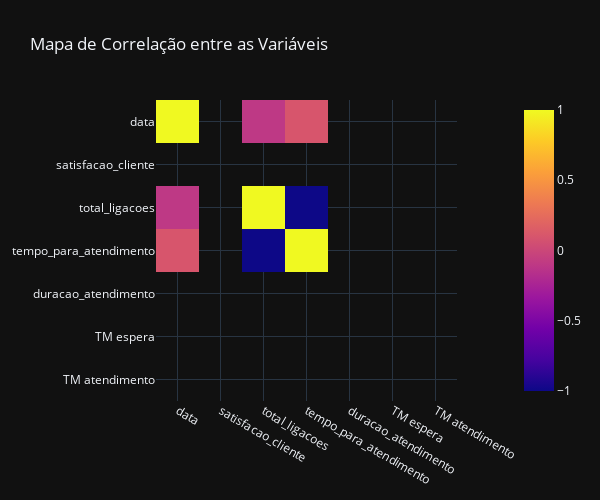

Notebook source saved alongside this figure:
### Code cell
px.imshow(df_plot.corr(), zmin=-1, zmax=1, width=600, height=500,
          title='Mapa de Correlação entre as Variáveis')

### Figure 1 — Plotly figure (JSON) as saved in the notebook; plotly's stock layout.template omitted (floating-point values rounded to 4 significant figures)
{"data": [{"coloraxis": "coloraxis", "name": "0", "x": ["data", "satisfacao_cliente", "total_ligacoes", "tempo_para_atendimento", "duracao_atendimento", "TM espera", "TM atendimento"], "y": ["data", "satisfacao_cliente", "total_ligacoes", "tempo_para_atendimento", "duracao_atendimento", "TM espera", "TM atendimento"], "z": [[1.0, NaN, -0.09883, 0.09883, NaN, NaN, NaN], [NaN, NaN, NaN, NaN, NaN, NaN, NaN], [-0.09883, NaN, 1.0, -1.0, NaN, NaN, NaN], [0.09883, NaN, -1.0, 1.0, NaN, NaN, NaN], [NaN, NaN, NaN, NaN, NaN, NaN, NaN], [NaN, NaN, NaN, NaN, NaN, NaN, NaN], [NaN, NaN, NaN, NaN, NaN, NaN, NaN]], "type": "heatmap", "xaxis": "x", "yaxis": "y", "hovertemplate": "x: %{x}<br>y: %{y}<br>color: %{z}<extra></extra>"}], "layout": {"xaxis": {"anchor": "y", "domain": [0.0, 1.0], "scaleanchor": "y", "constrain": "domain"}, "yaxis": {"anchor": "x", "domain": [0.0, 1.0], "autorange": "reversed", "constrain": "domain"}, "coloraxis": {"colorscale": [[0.0, "#0d0887"], [0.1111, "#46039f"], [0.2222, "#7201a8"], [0.3333, "#9c179e"], [0.4444, "#bd3786"], [0.5556, "#d8576b"], [0.6667, "#ed7953"], [0.7778, "#fb9f3a"], [0.8889, "#fdca26"], [1.0, "#f0f921"]], "cmin": -1, "cmax": 1}, "title": {"text": "Mapa de Correlação entre as Variáveis"}, "height": 500, "width": 600}}
